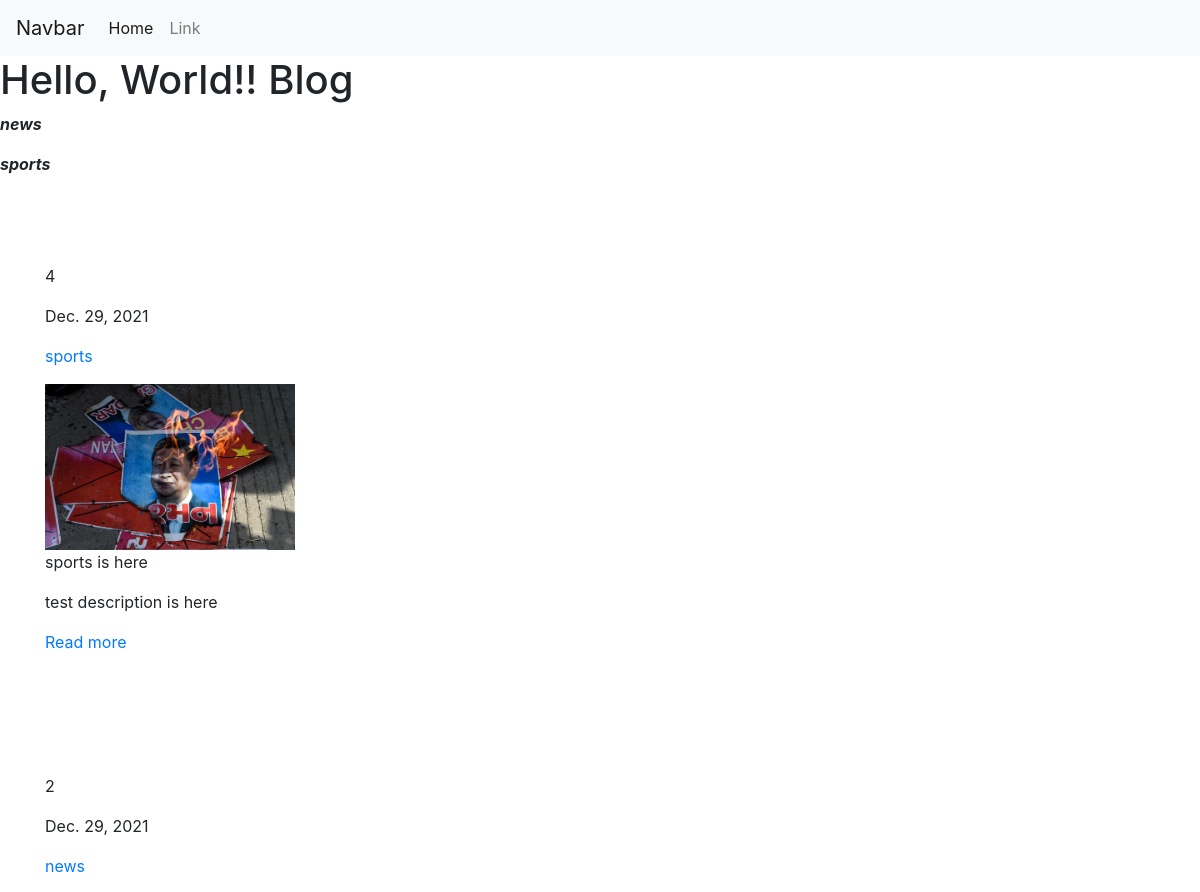
The app's page / (upper part), older data.
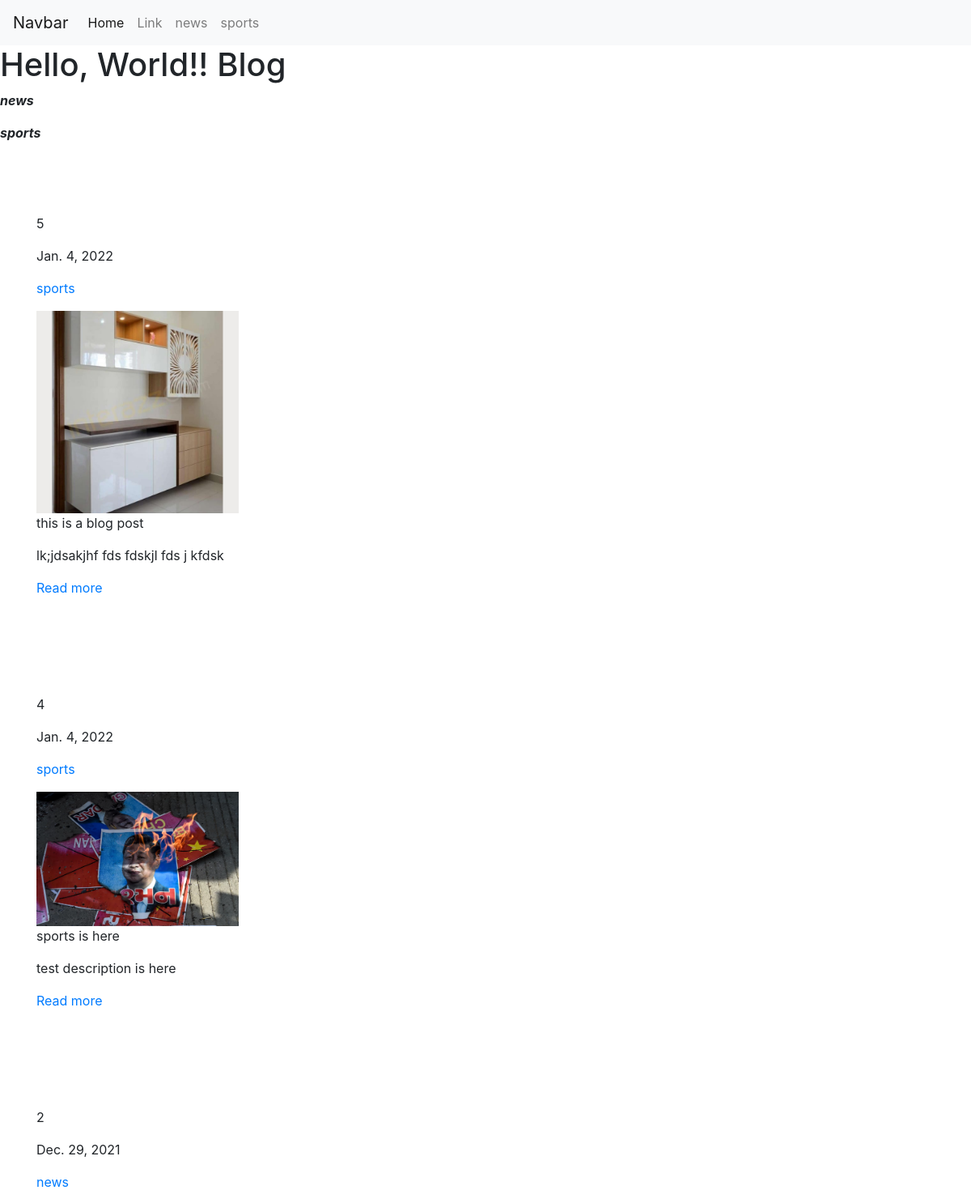
The same page, newer data.
### blog/models.py (models this page shows, shortened)
class Category(models.Model):
    name = models.CharField(max_length=20)
    featured = models.BooleanField()
    def __str__(self):
        return self.name

class blogpost(models.Model):
    name = models.CharField(max_length=60)
    description = models.CharField(max_length=255)
    slug = models.CharField(max_length=100, unique=True)
    category = models.ForeignKey(Category, on_delete=models.CASCADE)
    featured_post = models.BooleanField(default=False)
    featured_image = models.ImageField(upload_to="blog/featrued_image/")
    main_image = models.ImageField(upload_to="blog/main_image/")
    content = models.TextField()
    date = models.DateField(auto_now=True, null=True, blank=True)

### blog/views.py (the view)
# urls.py: path('', views.blog, name="blog"),
def blog(request):
    blog = blogpost.objects.all().order_by("-id")
    allcat = Category.objects.all()
    featured_posts = blogpost.objects.filter(featured_post=True)
    featured_cat = Category.objects.filter(featured=True)
    return render(request, 'blog/blog.html', {"blogs":blog, "allcats":allcat, "featured_posts":featured_posts, "featured_cat":featured_cat})

### blog/templates/blog/blog.html (shortened to what this page needs)
{% extends 'blog/base.html' %}
{% block nav-links %}
{% for i in featured_cat %}
<li class="nav-item">
    <a class="nav-link" href="/blog/category/{{i.name}}">{{i.name}}</a>
</li>
{% endfor %}
{% endblock nav-links %}
{% block body %}
    <h1>Hello, World!! Blog</h1>
    {% for i in allcats %}
        <p><b><i>{{i.name}}</i></b></p>
    {% endfor %}
    <br><br><br>
    {% for blog in blogs %}
        <div class="container mb-4">
            <p> {{blog.id}} </p>
            <p> {{blog.date}} </p>
            <p> <a href="/blog/category/{{blog.category}}">{{blog.category}}</a> </p>
            <img src="/media/{{blog.featured_image}}" width="250px" >
            <p> {{blog.name}} </p>
            <p> {{blog.description}} </p>
            <a href="/blog/{{blog.slug}}">Read more</a>
        </div>
        <br><br><br><br>
    {% endfor %}
{% endblock body %}

Row changes from the older to the newer data that the page shows:
now on one of the page's lists (row edited): Category: name "news"
now on one of the page's lists (row edited): Category: name "sports"
added blogpost: id "5", date "Jan. 4, 2022", category "sports", featured_image (picture), name "this is a blog post", description "lk;jdsakjhf fds fdskjl fds j kfdsk"
changed blogpost "sports is here": date "Dec. 29, 2021" → "Jan. 4, 2022"
